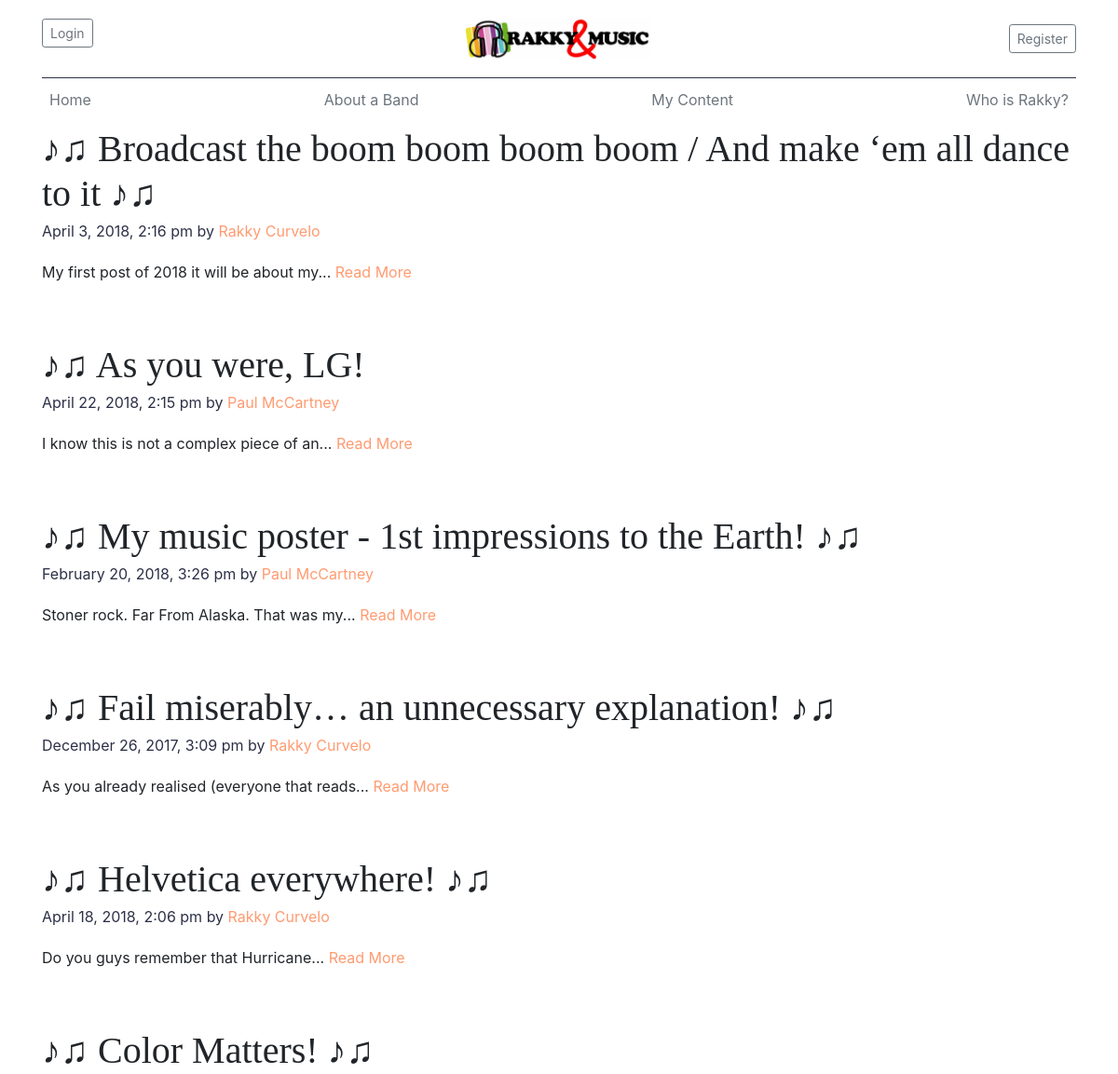
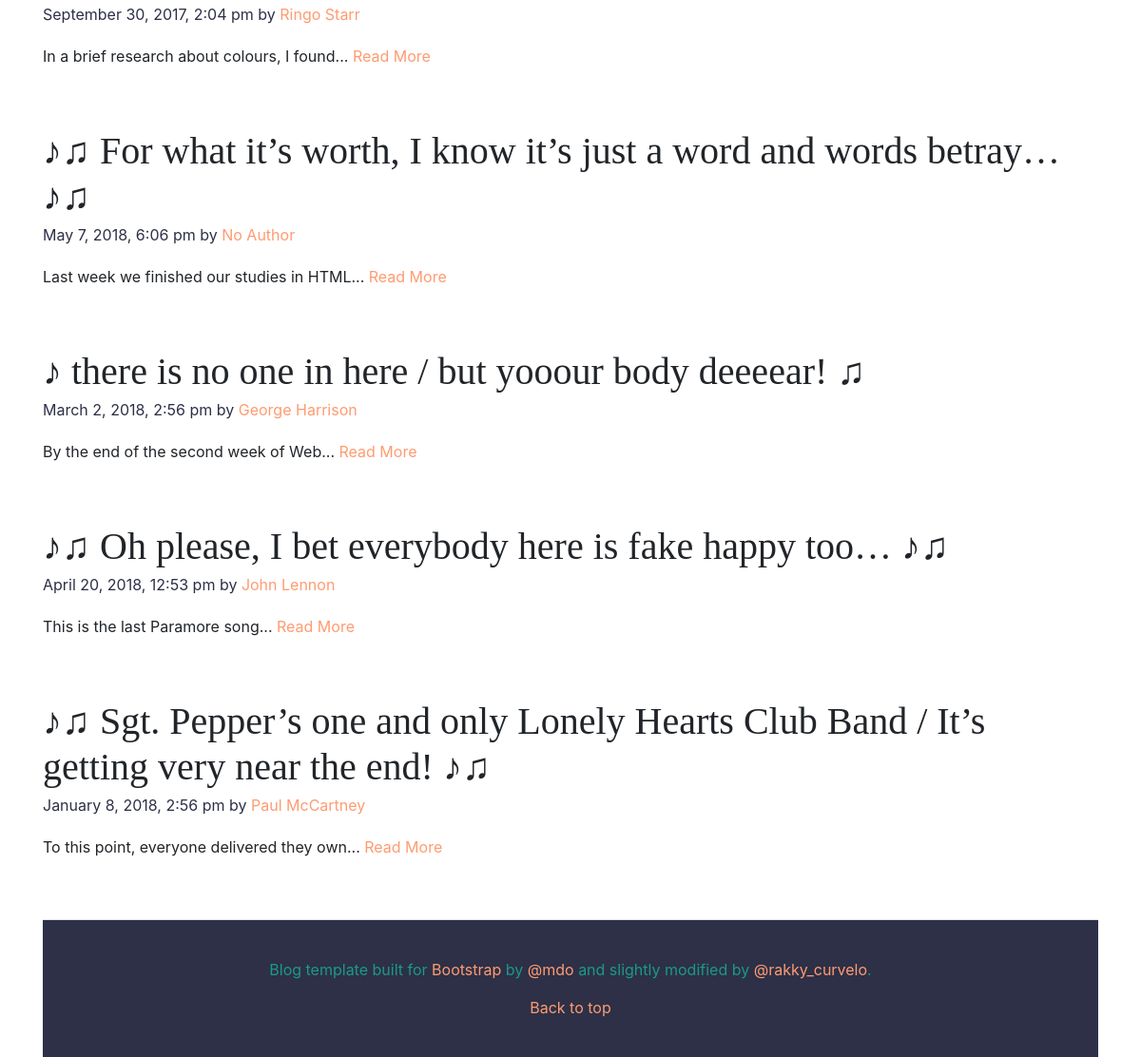
/posts.php, run on the app's committed database (2 pictures, top to bottom).
### tables this page shows
CREATE TABLE `rakky_posts` (
  `id` int(11) NOT NULL,
  `title` mediumtext NOT NULL,
  `date` timestamp NOT NULL DEFAULT CURRENT_TIMESTAMP ON UPDATE CURRENT_TIMESTAMP,
  `body` mediumtext NOT NULL,
  `category` mediumtext NOT NULL,
  `author` mediumtext NOT NULL,
  `tags` mediumtext NOT NULL
);

### libraries/Database.php (called while the page is built, shortened)
<?php
class Database{
	public $host = DB_HOST;
	public $username = DB_USER;
	public $password = DB_PASS;
	public $db_name = DB_NAME;
	public $link;
	 private function connect(){
		$this->link = new mysqli($this->host, $this->username, $this->password, $this->db_name);
	 }
	  public function select($query){
		$result = $this->link->query($query) or die($this->link->error.__LINE__);
		if($result->num_rows > 0){
			return $result;
		} else {
			return false;
		}
	  }
}

### helpers/format_helper.php (called while the page is built)
<?php
 function formatDate($date){
	return date('F j, Y, g:i a',strtotime($date));
 }
  function shortenText($text, $chars = 50){
	$text = $text." ";
	$text = substr($text, 0, $chars);
	$text = substr($text, 0, strrpos($text,' '));
	$text = $text."...";
	return $text;
  }

### posts.php (the view, shortened to what this page needs)
<?php
 include ('includes/header.php'); ?>
 </head>
 <?php include ('includes/nav-bar.php'); ?>
<?php
	$db = new Database();
	if(isset($_GET['category'])){
		$category = $_GET['category'];
    $query = "SELECT rakky_posts.*, rakky_categories.name FROM rakky_posts INNER JOIN rakky_categories
    			ON rakky_posts.category = rakky_categories.name
    			ORDER BY rakky_posts.title DESC";
		$posts = $db->select($query);
	} else {
		$query = "SELECT * FROM rakky_posts ORDER BY id DESC";
		$posts = $db->select($query);
	}
?>
	<?php if($posts) : ?>
		<?php while($row = $posts->fetch_assoc()) : ?>
			<div class="blog-post">
	      <h2 class="blog-post-title"><?php echo $row['title']; ?></h2>
	      <p class="blog-post-meta"><?php echo formatDate($row['date']); ?> by
	      <a href="author.php?author=<?php echo $row['author']; ?>"><?php echo $row['author']; ?></a>  <br>
				<?php echo shortenText($row['body']); ?>
	      <a class="readmore" href="post.php?id=<?php echo urlencode($row['id']); ?>">Read More</a>
	    </div>
		<?php endwhile; ?>
	<?php endif; ?>
<?php
include ('includes/footer.php');?>

### css/custom.css (style rules this page uses)
h1, h2, h3, h4, h5, h6 { font-family: "Playfair Display", Georgia, "Times New Roman", serif; }
.blog-post { margin-bottom: 4rem; }
.blog-post-title { margin-bottom: .25rem; font-size: 2.5rem; }
.blog-post-meta { margin-bottom: 1.25rem; color: #2D3047; }

### data on the page
rakky_posts: title "♪♫ Broadcast the boom boom boom boom / And make ‘em all dance to it ♪♫", date "April 3, 2018, 2:16 pm", author "Rakky Curvelo", body "My first post of 2018 it will be about my..."
rakky_posts: title "♪♫ As you were, LG!", date "April 22, 2018, 2:15 pm", author "Paul McCartney", body "I know this is not a complex piece of an..."
rakky_posts: title "♪♫ My music poster - 1st impressions to the Earth! ♪♫", date "February 20, 2018, 3:26 pm", author "Paul McCartney", body "Stoner rock. Far From Alaska. That was my..."
rakky_posts: title "♪♫ Fail miserably… an unnecessary explanation! ♪♫", date "December 26, 2017, 3:09 pm", author "Rakky Curvelo", body "As you already realised (everyone that reads..."
rakky_posts: title "♪♫ Helvetica everywhere! ♪♫", date "April 18, 2018, 2:06 pm", author "Rakky Curvelo", body "Do you guys remember that Hurricane..."
rakky_posts: title "♪♫ Color Matters! ♪♫", date "September 30, 2017, 2:04 pm", author "Ringo Starr", body "In a brief research about colours, I found..."
rakky_posts: title "♪♫ For what it’s worth, I know it’s just a word and words betray…♪♫", date "May 7, 2018, 6:06 pm", author "No Author", body "Last week we finished our studies in HTML..."
rakky_posts: title "♪ there is no one in here / but yooour body deeeear! ♫", date "March 2, 2018, 2:56 pm", author "George Harrison", body "By the end of the second week of Web..."
rakky_posts: title "♪♫ Oh please, I bet everybody here is fake happy too… ♪♫", date "April 20, 2018, 12:53 pm", author "John Lennon", body "This is the last Paramore song..."
rakky_posts: title "♪♫ Sgt. Pepper’s one and only Lonely Hearts Club Band / It’s getting very near the end! ♪♫", date "January 8, 2018, 2:56 pm", author "Paul McCartney", body "To this point, everyone delivered they own..."
